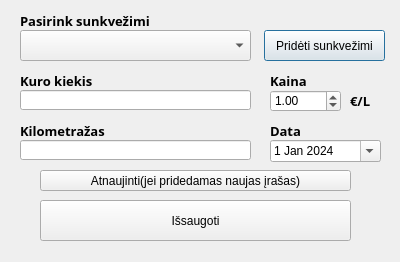
<?xml version="1.0" encoding="UTF-8"?>
<ui version="4.0">
 <class>Dialog</class>
 <widget class="QDialog" name="Dialog">
  <property name="geometry">
   <rect>
    <x>0</x>
    <y>0</y>
    <width>400</width>
    <height>262</height>
   </rect>
  </property>
  <property name="windowTitle">
   <string>Kuras</string>
  </property>
  <property name="toolTipDuration">
   <number>0</number>
  </property>
  <widget class="QLineEdit" name="kuro_kiekis">
   <property name="geometry">
    <rect>
     <x>20</x>
     <y>90</y>
     <width>231</width>
     <height>20</height>
    </rect>
   </property>
   <property name="text">
    <string/>
   </property>
  </widget>
  <widget class="QDateEdit" name="data">
   <property name="geometry">
    <rect>
     <x>270</x>
     <y>140</y>
     <width>111</width>
     <height>22</height>
    </rect>
   </property>
   <property name="dateTime">
    <datetime>
     <hour>0</hour>
     <minute>0</minute>
     <second>0</second>
     <year>2024</year>
     <month>1</month>
     <day>1</day>
    </datetime>
   </property>
   <property name="calendarPopup">
    <bool>true</bool>
   </property>
   <property name="date">
    <date>
     <year>2024</year>
     <month>1</month>
     <day>1</day>
    </date>
   </property>
  </widget>
  <widget class="QComboBox" name="sunk_pas">
   <property name="geometry">
    <rect>
     <x>20</x>
     <y>30</y>
     <width>231</width>
     <height>31</height>
    </rect>
   </property>
   <property name="currentIndex">
    <number>-1</number>
   </property>
  </widget>
  <widget class="QPushButton" name="pridet_sunk">
   <property name="geometry">
    <rect>
     <x>264</x>
     <y>30</y>
     <width>121</width>
     <height>31</height>
    </rect>
   </property>
   <property name="inputMethodHints">
    <set>Qt::ImhNone</set>
   </property>
   <property name="text">
    <string>Pridėti sunkvežimi</string>
   </property>
  </widget>
  <widget class="QLabel" name="label">
   <property name="geometry">
    <rect>
     <x>20</x>
     <y>10</y>
     <width>311</width>
     <height>21</height>
    </rect>
   </property>
   <property name="font">
    <font>
     <family>Arial Black</family>
     <pointsize>10</pointsize>
     <weight>75</weight>
     <bold>true</bold>
    </font>
   </property>
   <property name="text">
    <string>Pasirink sunkvežimi</string>
   </property>
  </widget>
  <widget class="QLabel" name="label_2">
   <property name="geometry">
    <rect>
     <x>20</x>
     <y>70</y>
     <width>141</width>
     <height>21</height>
    </rect>
   </property>
   <property name="font">
    <font>
     <family>Arial Black</family>
     <pointsize>10</pointsize>
     <weight>75</weight>
     <bold>true</bold>
    </font>
   </property>
   <property name="text">
    <string>Kuro kiekis</string>
   </property>
  </widget>
  <widget class="QLabel" name="label_3">
   <property name="geometry">
    <rect>
     <x>270</x>
     <y>120</y>
     <width>51</width>
     <height>21</height>
    </rect>
   </property>
   <property name="font">
    <font>
     <family>Arial Black</family>
     <pointsize>10</pointsize>
     <weight>75</weight>
     <bold>true</bold>
    </font>
   </property>
   <property name="text">
    <string>Data</string>
   </property>
  </widget>
  <widget class="QLineEdit" name="kilometrazas">
   <property name="geometry">
    <rect>
     <x>20</x>
     <y>140</y>
     <width>231</width>
     <height>20</height>
    </rect>
   </property>
  </widget>
  <widget class="QLabel" name="label_4">
   <property name="geometry">
    <rect>
     <x>20</x>
     <y>120</y>
     <width>141</width>
     <height>21</height>
    </rect>
   </property>
   <property name="font">
    <font>
     <family>Arial Black</family>
     <pointsize>10</pointsize>
     <weight>75</weight>
     <bold>true</bold>
    </font>
   </property>
   <property name="text">
    <string>Kilometražas</string>
   </property>
  </widget>
  <widget class="QLabel" name="nesvarbu">
   <property name="geometry">
    <rect>
     <x>270</x>
     <y>70</y>
     <width>51</width>
     <height>21</height>
    </rect>
   </property>
   <property name="font">
    <font>
     <family>Arial Black</family>
     <pointsize>10</pointsize>
     <weight>75</weight>
     <bold>true</bold>
    </font>
   </property>
   <property name="text">
    <string>Kaina</string>
   </property>
  </widget>
  <widget class="QPushButton" name="issaugot">
   <property name="geometry">
    <rect>
     <x>40</x>
     <y>200</y>
     <width>311</width>
     <height>41</height>
    </rect>
   </property>
   <property name="text">
    <string>Išsaugoti</string>
   </property>
  </widget>
  <widget class="QLabel" name="msg">
   <property name="geometry">
    <rect>
     <x>10</x>
     <y>240</y>
     <width>381</width>
     <height>16</height>
    </rect>
   </property>
   <property name="text">
    <string/>
   </property>
  </widget>
  <widget class="QDoubleSpinBox" name="kaina">
   <property name="geometry">
    <rect>
     <x>270</x>
     <y>90</y>
     <width>71</width>
     <height>22</height>
    </rect>
   </property>
   <property name="value">
    <double>1.000000000000000</double>
   </property>
  </widget>
  <widget class="QLabel" name="label_6">
   <property name="geometry">
    <rect>
     <x>350</x>
     <y>90</y>
     <width>47</width>
     <height>21</height>
    </rect>
   </property>
   <property name="font">
    <font>
     <family>Arial Black</family>
     <pointsize>10</pointsize>
     <weight>75</weight>
     <bold>true</bold>
    </font>
   </property>
   <property name="text">
    <string>€/L</string>
   </property>
  </widget>
  <widget class="QPushButton" name="refresh">
   <property name="geometry">
    <rect>
     <x>40</x>
     <y>170</y>
     <width>311</width>
     <height>21</height>
    </rect>
   </property>
   <property name="inputMethodHints">
    <set>Qt::ImhNone</set>
   </property>
   <property name="text">
    <string>Atnaujinti(jei pridedamas naujas įrašas)</string>
   </property>
  </widget>
  <widget class="QLabel" name="dabartinis">
   <property name="geometry">
    <rect>
     <x>250</x>
     <y>10</y>
     <width>171</width>
     <height>21</height>
    </rect>
   </property>
   <property name="text">
    <string/>
   </property>
  </widget>
  <zorder>data</zorder>
  <zorder>kuro_kiekis</zorder>
  <zorder>label</zorder>
  <zorder>label_2</zorder>
  <zorder>label_3</zorder>
  <zorder>kilometrazas</zorder>
  <zorder>label_4</zorder>
  <zorder>nesvarbu</zorder>
  <zorder>issaugot</zorder>
  <zorder>msg</zorder>
  <zorder>kaina</zorder>
  <zorder>label_6</zorder>
  <zorder>sunk_pas</zorder>
  <zorder>pridet_sunk</zorder>
  <zorder>refresh</zorder>
  <zorder>dabartinis</zorder>
 </widget>
 <resources/>
 <connections/>
</ui>
